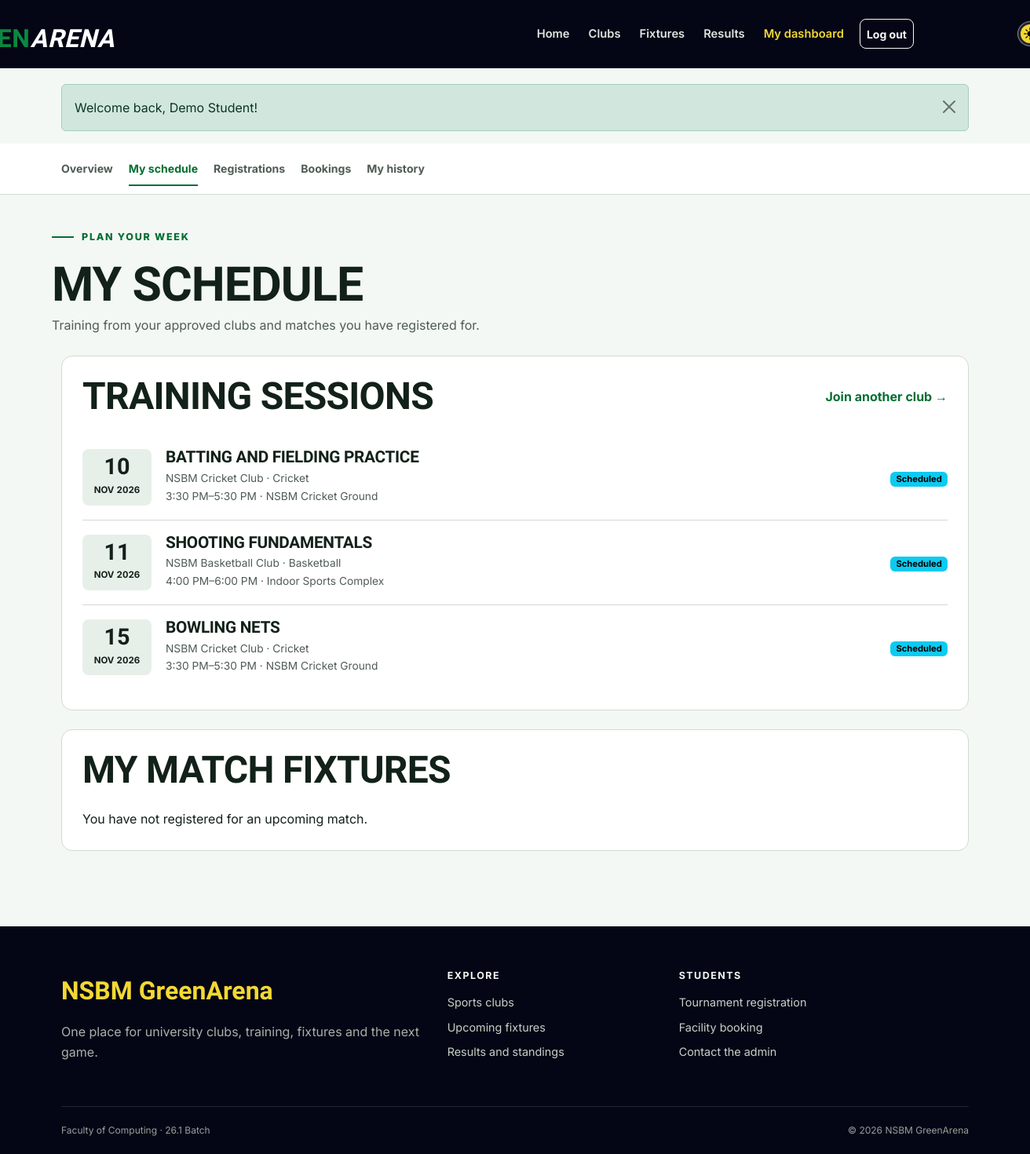
/student/calendar.php (signed in), run on the app's committed database.
### tables this page shows
CREATE TABLE training_sessions (
    id INT UNSIGNED AUTO_INCREMENT PRIMARY KEY,
    club_id INT UNSIGNED NOT NULL,
    title VARCHAR(120) NOT NULL,
    session_date DATE NOT NULL,
    start_time TIME NOT NULL,
    end_time TIME NOT NULL,
    venue VARCHAR(120) NOT NULL,
    created_at TIMESTAMP DEFAULT CURRENT_TIMESTAMP,
    FOREIGN KEY (club_id) REFERENCES clubs(id) ON DELETE CASCADE
);

CREATE TABLE clubs (
    id INT UNSIGNED AUTO_INCREMENT PRIMARY KEY,
    name VARCHAR(100) NOT NULL UNIQUE,
    sport VARCHAR(80) NOT NULL,
    description TEXT NOT NULL,
    coach_name VARCHAR(100) NOT NULL,
    meeting_day VARCHAR(20) NOT NULL,
    location VARCHAR(120) NOT NULL,
    max_members SMALLINT UNSIGNED NOT NULL DEFAULT 30,
    status ENUM('active', 'inactive') NOT NULL DEFAULT 'active',
    created_at TIMESTAMP DEFAULT CURRENT_TIMESTAMP
);

### includes/auth.php (called while the page is built, shortened)
<?php
function current_user()
{
    $user = fetch_one('SELECT id, student_id, full_name, email, role FROM users WHERE id = ?', [$_SESSION['user_id']]);
    return $user;
}

### student/calendar.php (the view, shortened to what this page needs)
<?php
$userId = current_user()['id'];
$sessions = fetch_all("SELECT s.*, c.name AS club_name, c.sport
    FROM training_sessions s
    JOIN clubs c ON c.id = s.club_id
    JOIN memberships m ON m.club_id = c.id
    WHERE m.user_id = ? AND m.status = 'approved' AND s.session_date >= CURDATE()
    ORDER BY s.session_date, s.start_time", [$userId]);
$matches = fetch_all("SELECT m.*, mr.preferred_team
    FROM match_registrations mr
    JOIN matches m ON m.id = mr.match_id
    WHERE mr.user_id = ? AND mr.status = 'registered' AND m.status = 'scheduled' AND m.match_datetime >= NOW()
    ORDER BY m.match_datetime", [$userId]);
include __DIR__ . '/../includes/header.php';
include __DIR__ . '/../includes/student_nav.php';
?>
<div class="container dashboard-head"><span class="section-kicker">Plan your week</span>
    <h1>My schedule</h1><p>Training from your approved clubs and matches you have registered for.</p>
</div>
<div class="container dashboard-content">
    <section class="content-panel">
        <div class="page-title-row">
            <h2>Training sessions</h2><a class="link-arrow" href="<?= e(url('clubs.php')) ?>">Join another club</a>
        </div><?php if ($sessions): ?>
            <ul class="schedule-list"><?php foreach ($sessions as $session): ?>
                    <li class="schedule-item">
                        <div class="date-block"><strong><?= format_date($session['session_date'], 'd') ?></strong><span><?= format_date($session['session_date'], 'M Y') ?></span>
                        </div>
                        <div>
                            <h3><?= e($session['title']) ?></h3>
                            <p><?= e($session['club_name']) ?> · <?= e($session['sport']) ?></p>
                            <p><?= format_time($session['start_time']) ?>–<?= format_time($session['end_time']) ?> · <?= e($session['venue']) ?></p>
                        </div><span><?= status_badge('scheduled') ?></span>
                </li><?php endforeach; ?>
        </ul><?php else: ?>
            <div class="empty-state">
                <h3>No training scheduled</h3><p>Sessions appear here after your club membership is approved.</p>
        </div><?php endif; ?>
    </section>
    <section class="content-panel">
        <h2 class="mb-4">My match fixtures</h2><?php if ($matches): ?>
            <div class="table-responsive">
                <table class="table">
                    <thead>
                        <tr>
                            <th>Date</th>
                            <th>Match</th>
                            <th>Preferred team</th>
                            <th>Venue</th>
                        </tr>
                    </thead>
                    <tbody>
                        <?php foreach ($matches as $match): ?>
                            <tr>
                                <td><?= format_date($match['match_datetime']) ?><br><small><?= format_time($match['match_datetime']) ?></small></td>
                                <td><strong><?= e($match['home_team']) ?> vs <?= e($match['away_team']) ?></strong><br><small><?= e($match['sport']) ?></small></td>
                                <td><?= e($match[$match['preferred_team'] . '_team']) ?></td>
                                <td><?= e($match['venue']) ?></td>
                        </tr><?php endforeach; ?>
                    </tbody>
                </table>
        </div><?php else: ?><p class="mb-0">You have not registered for an upcoming match.</p><?php endif; ?>
    </section>
</div>
<?php include __DIR__ . '/../includes/footer.php'; ?>

### includes/functions.php (shortened to what this page needs)
<?php
function e($value)
{
    return htmlspecialchars($value ?? '', ENT_QUOTES);
}
function url($path = '')
{
    return BASE_PATH . '/' . ltrim($path, '/');
}
function run_query($sql, $params = [])
{
    global $connection;
    $statement = mysqli_prepare($connection, $sql);
    if (count($params) > 0) {
        $types = str_repeat('s', count($params));
        mysqli_stmt_bind_param($statement, $types, ...$params);
    }
    if (!mysqli_stmt_execute($statement)) {
        die('SQL error: ' . mysqli_stmt_error($statement));
    }
    return $statement;
}
function fetch_all($sql, $params = [])
{
    $statement = run_query($sql, $params);
    $result = mysqli_stmt_get_result($statement);
    return mysqli_fetch_all($result, MYSQLI_ASSOC);
}
function fetch_one($sql, $params = [])
{
    $rows = fetch_all($sql, $params);
    if (count($rows) > 0) {
        return $rows[0];
    }
    return false;
}
function format_date($date, $format = 'd M Y')
{
    if ($date) {
        return date($format, strtotime($date));
    }
    return 'Not set';
}
function format_time($time)
{
    if ($time) {
        return date('g:i A', strtotime($time));
    }
    return 'Not set';
}
function status_badge($status)
{
    $classes = [
        'approved' => 'success',
        'active' => 'success',
        'completed' => 'success',
        'registered' => 'success',
        'ongoing' => 'info',
        'scheduled' => 'info',
        'pending' => 'warning',
        'upcoming' => 'warning',
        'rejected' => 'danger',
        'cancelled' => 'danger',
        'maintenance' => 'danger',
        'inactive' => 'secondary',
        'withdrawn' => 'secondary',
    ];
    $class = $classes[$status] ?? 'secondary';
    return '<span class="badge text-bg-' . $class . '">' . e(ucfirst($status)) . '</span>';
}

### assets/css/style.css (style rules this page uses)
:root { --navy-950: #040615; --navy-900: #0d1023; --navy-800: #191d34; --green-600: #0a8842; --green-700: #046e33; --green-800: #055728; --yellow-400: #f4d833; --paper-50: #f3f8f4; --paper-100: #e7efe9; --ink-900: #122119; --ink-600: #4f5c54; --page-bg: var(--paper-50); --page-text: var(--ink-900); --muted-text: var(--ink-600); --brand: var(--green-700); --brand-hover: var(--green-800); --highlight: var(--yellow-400); --highlight2: var(--green-600); --dark-surface: var(--navy-950); --line: #d1dad2; --radius-sm: 8px; --radius-md: 14px; --radius-lg: 22px; --shadow: 0 12px 32px rgba(11, 26, 18, 0.08); }
* { box-sizing: border-box; }
html { scroll-behavior: smooth; }
body { min-height: 100dvh; margin: 0; background: var(--page-bg); color: var(--page-text); font-family: "Inter", sans-serif; font-size: 16px; line-height: 1.65; }
a { color: var(--brand); text-underline-offset: 3px; }
button, a, input, select, textarea { transition: color 180ms ease-out, background-color 180ms ease-out, border-color 180ms ease-out, transform 180ms ease-out; }
h1, h2, h3, h4, .display-font { font-family: "Barlow Condensed", sans-serif; font-weight: 700; line-height: 1.05; letter-spacing: -0.015em; }
h1 { font-size: clamp(2.5rem, 6vw, 4.8rem); }
h2 { font-size: clamp(2rem, 4vw, 3rem); }
h3 { font-size: 1.55rem; }
p { max-width: 72ch; }
.container { max-width: 1180px; }
.link-arrow { font-weight: 700; text-decoration: none; }
.link-arrow::after { content: " →"; }
.hero-kicker, .section-kicker { display: inline-flex; align-items: center; gap: 10px; margin-bottom: 18px; color: var(--brand); font-size: 0.78rem; font-weight: 800; letter-spacing: 0.14em; text-transform: uppercase; }
.hero-kicker::before, .section-kicker::before { content: ""; width: 28px; height: 2px; background: currentColor; }
.page-title-row { display: flex; flex-wrap: wrap; justify-content: space-between; align-items: center; gap: 16px; margin-bottom: 24px; }
.page-title-row h1, .page-title-row h2 { margin: 0; }
.content-panel { padding: 26px; margin-bottom: 24px; background: #fff; border: 1px solid var(--line); border-radius: var(--radius-md); }
.content-panel h2, .content-panel h3 { text-transform: uppercase; }
.dashboard-head { padding: 36px 0 26px; }
.dashboard-head h1 { margin: 0; font-size: clamp(2.5rem, 5vw, 3.8rem); text-transform: uppercase; }
.dashboard-head p { margin: 6px 0 0; color: var(--muted-text); }
.dashboard-content { padding-bottom: 72px; }
.schedule-list { list-style: none; margin: 0; padding: 0; }
.schedule-item { display: grid; grid-template-columns: 88px 1fr auto; gap: 18px; align-items: center; padding: 18px 0; border-bottom: 1px solid var(--line); }
.schedule-item:last-child { border-bottom: 0; }
.date-block { text-align: center; padding: 8px; background: var(--paper-100); border-radius: var(--radius-sm); font-variant-numeric: tabular-nums; }
.date-block strong { display: block; font-family: "Barlow Condensed", sans-serif; font-size: 1.8rem; line-height: 1; }
.date-block span { font-size: 0.72rem; font-weight: 700; text-transform: uppercase; }
.schedule-item h3 { margin: 0 0 4px; font-size: 1.3rem; }
.schedule-item p { margin: 0; color: var(--muted-text); font-size: 0.86rem; }
.badge { font-size: 0.7rem; }

### data on the page
training_sessions: session_date "10", session_date "NOV 2026", title "BATTING AND FIELDING PRACTICE", club.name "NSBM Cricket Club", club.sport "Cricket", start_time "3:30 PM", end_time "5:30 PM", venue "NSBM Cricket Ground"
training_sessions: session_date "11", session_date "NOV 2026", title "SHOOTING FUNDAMENTALS", club.name "NSBM Basketball Club", club.sport "Basketball", start_time "4:00 PM", end_time "6:00 PM", venue "Indoor Sports Complex"
training_sessions: session_date "15", session_date "NOV 2026", title "BOWLING NETS", club.name "NSBM Cricket Club", club.sport "Cricket", start_time "3:30 PM", end_time "5:30 PM", venue "NSBM Cricket Ground"

### other printed values
$message['message'] "Welcome back, Demo Student!"
